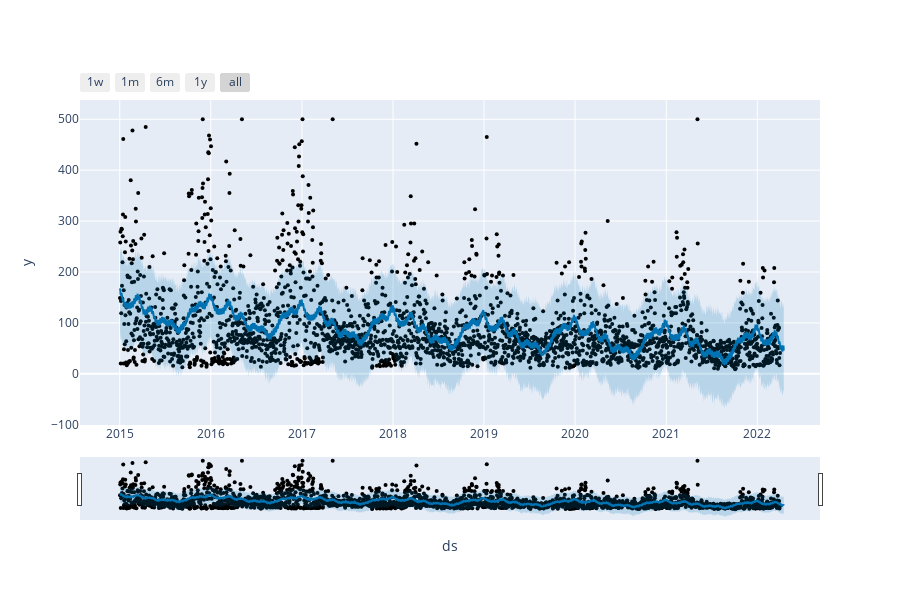

The notebook cell this image was saved under:
### Code cell
from prophet.plot import plot_plotly, plot_components_plotly

plot_plotly(m, forecast)

### Figure 1 — Plotly figure (JSON) as saved in the notebook; plotly's stock layout.template omitted (floating-point values rounded to 4 significant figures; data arrays with more than 128 entries replaced by an {"elided": "..."} marker saying what was removed)
{"data": [{"marker": {"color": "black", "size": 4}, "mode": "markers", "name": "Actual", "type": "scatter", "x": {"elided": "2585 str values"}, "y": {"elided": "2585 int values"}}, {"hoverinfo": "skip", "line": {"width": 0}, "mode": "lines", "type": "scatter", "x": {"elided": "2615 str values"}, "y": {"elided": "2615 float values"}}, {"fill": "tonexty", "fillcolor": "rgba(0, 114, 178, 0.2)", "line": {"color": "#0072B2", "width": 2}, "mode": "lines", "name": "Predicted", "type": "scatter", "x": {"elided": "2615 str values"}, "y": {"elided": "2615 float values"}}, {"fill": "tonexty", "fillcolor": "rgba(0, 114, 178, 0.2)", "hoverinfo": "skip", "line": {"width": 0}, "mode": "lines", "type": "scatter", "x": {"elided": "2615 str values"}, "y": {"elided": "2615 float values"}}], "layout": {"height": 600, "showlegend": false, "width": 900, "xaxis": {"rangeselector": {"buttons": [{"count": 7, "label": "1w", "step": "day", "stepmode": "backward"}, {"count": 1, "label": "1m", "step": "month", "stepmode": "backward"}, {"count": 6, "label": "6m", "step": "month", "stepmode": "backward"}, {"count": 1, "label": "1y", "step": "year", "stepmode": "backward"}, {"step": "all"}]}, "rangeslider": {"visible": true}, "title": {"text": "ds"}, "type": "date"}, "yaxis": {"title": {"text": "y"}}}}
